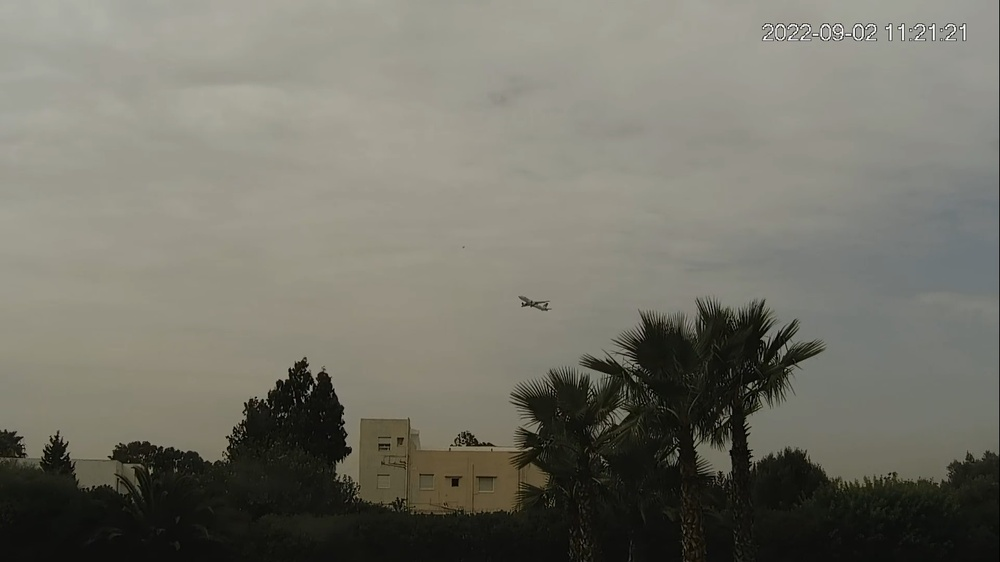
#> input picture model/media/image_test.jpg, 1000 x 562 px, shrunk from 1366 x 768 before the run
$ python test.py
#> lines starting #> are read from the running program, lines starting #| are printed output that depends on the picture
#> further down, img is the input picture: shape (562, 1000, 3); mean B, G, R 104.6, 114.8, 116
### model/stmd_2016.py
import cv2
import numpy as np
import itertools
import sympy as sp
from mpl_toolkits import mplot3d
import matplotlib.pyplot as plt


#  TOOLS
# [9 lines left out: function low_pass, not called in this run]


# =========================== Retine layer======================================
# photoreceptor
def photoreceptor(gray_img):
    """Input: Gray style image (matrix)
    Goal: Apply a blur effect to the input image"""

    w = np.array([1/16, 1/8, 1/16, 1/8, 1/4, 1/8, 1/16, 1/8, 1/16]).reshape(3, 3) # -> Gaussian convolution mask
    (m, n) = gray_img.shape # -> input matrix size (m: with, n: height)
#> m = 562; n = 1000
    output = np.zeros((m, n)) # -> output initialization (null matrix with the same size as the input)

    for (i, j) in itertools.product(range(m), range(n)): # -> iterate through all the elements of the input matrix
        l = 0
        for v in [-1, 0, 1]: # -> sum of v from -1 to 1
            for u in [-1, 0, 1]: # -> sum of u from -1 to 1
                try:
                    l += w[u, v] * gray_img[i+u, j+v] # photoreceptor operation: doc [1] eq [1]
                except: pass
        output[i, j] = l # -> fill output matrix element by element
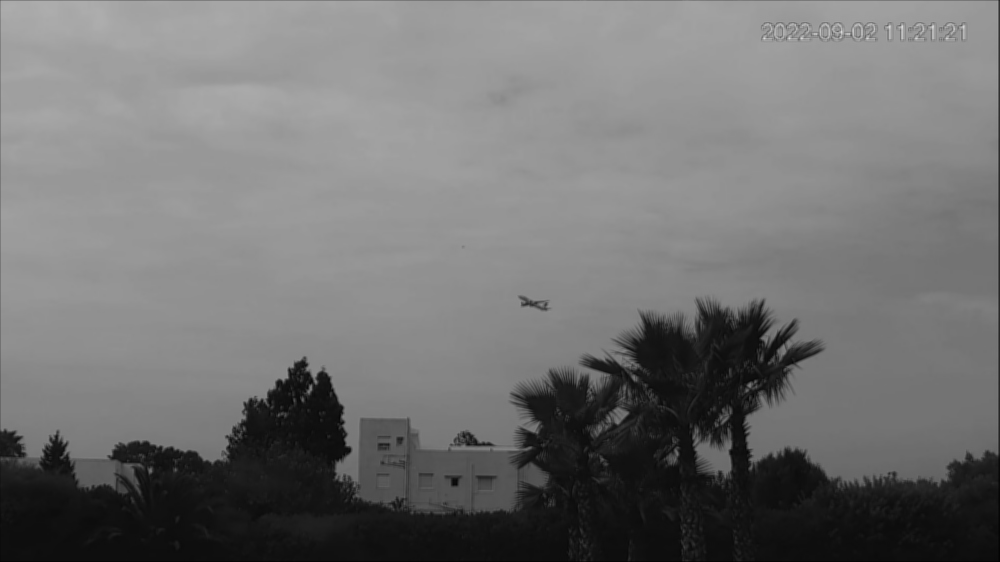
#> output: shape (562, 1000) float64; min 2.25, max 218.3, mean 113.9

    output  = output .astype(np.uint8) # -> convert output to np.uint8
    return output  # -> return the output

# Lipetz transformation
    "pass"


# =========================== Lamina layer======================================
# low pass filter
    "pass"

# High Pass Filter (LMCs)
    "pass"


# =========================== Medulla layer=====================================
# FDSR (ON)
    "pass"

# FDSR (OFF)
    "pass"


# =========================== Lobula layer======================================
    "pass"


# =========================== Documentation ====================================
"""
[1] H.  Wang, J Peng and S.  Yue, “Bio-inspired Small Target Motion Detector with a new Lateral Inhibition Mechanism,”
Conference Paper - July 2016.
"""

### model/test.py
import cv2
import stmd_2016
import sympy as sp
from IPython.display import display


img = cv2.imread("media/image_test.jpg")
gray_img = cv2.cvtColor(img, cv2.COLOR_BGR2GRAY)
ph_img = stmd_2016.photoreceptor(gray_img)

cv2.imshow("real image", img)
# cv2.imshow("gray image", gray_img)
cv2.imshow("photoreptors layer", ph_img)

cv2.waitKey(0)

"""
def low_pass():
    x = sp.symbols('x')
    f = sp.Function('f')(x)
    diffeq = sp.Eq(f.diff(x)-2*f, 3)
    display(diffeq)
    a = sp.dsolve(diffeq, f)
    return a


r = low_pass()
print(r)
"""
